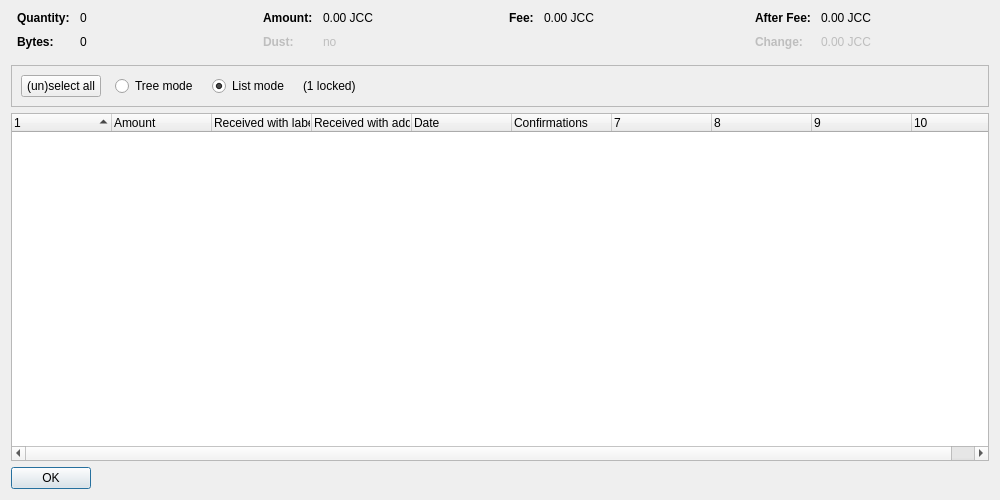
<?xml version="1.0" encoding="UTF-8"?>
<ui version="4.0">
 <class>CoinControlDialog</class>
 <widget class="QDialog" name="CoinControlDialog">
  <property name="geometry">
   <rect>
    <x>0</x>
    <y>0</y>
    <width>1000</width>
    <height>500</height>
   </rect>
  </property>
  <property name="windowTitle">
   <string>Coin Selection</string>
  </property>
  <layout class="QVBoxLayout" name="verticalLayout">
   <item>
    <layout class="QHBoxLayout" name="horizontalLayoutTop" stretch="0,0,0,0">
     <property name="topMargin">
      <number>0</number>
     </property>
     <property name="bottomMargin">
      <number>10</number>
     </property>
     <item>
      <layout class="QFormLayout" name="formLayoutCoinControl1">
       <property name="horizontalSpacing">
        <number>10</number>
       </property>
       <property name="verticalSpacing">
        <number>10</number>
       </property>
       <property name="leftMargin">
        <number>6</number>
       </property>
       <property name="rightMargin">
        <number>6</number>
       </property>
       <item row="0" column="0">
        <widget class="QLabel" name="labelCoinControlQuantityText">
         <property name="font">
          <font>
           <weight>75</weight>
           <bold>true</bold>
          </font>
         </property>
         <property name="text">
          <string>Quantity:</string>
         </property>
        </widget>
       </item>
       <item row="0" column="1">
        <widget class="QLabel" name="labelCoinControlQuantity">
         <property name="cursor">
          <cursorShape>IBeamCursor</cursorShape>
         </property>
         <property name="contextMenuPolicy">
          <enum>Qt::ActionsContextMenu</enum>
         </property>
         <property name="text">
          <string notr="true">0</string>
         </property>
         <property name="textInteractionFlags">
          <set>Qt::LinksAccessibleByMouse|Qt::TextSelectableByKeyboard|Qt::TextSelectableByMouse</set>
         </property>
        </widget>
       </item>
       <item row="1" column="0">
        <widget class="QLabel" name="labelCoinControlBytesText">
         <property name="font">
          <font>
           <weight>75</weight>
           <bold>true</bold>
          </font>
         </property>
         <property name="text">
          <string>Bytes:</string>
         </property>
        </widget>
       </item>
       <item row="1" column="1">
        <widget class="QLabel" name="labelCoinControlBytes">
         <property name="cursor">
          <cursorShape>IBeamCursor</cursorShape>
         </property>
         <property name="contextMenuPolicy">
          <enum>Qt::ActionsContextMenu</enum>
         </property>
         <property name="text">
          <string notr="true">0</string>
         </property>
         <property name="textInteractionFlags">
          <set>Qt::LinksAccessibleByMouse|Qt::TextSelectableByKeyboard|Qt::TextSelectableByMouse</set>
         </property>
        </widget>
       </item>
      </layout>
     </item>
     <item>
      <layout class="QFormLayout" name="formLayoutCoinControl2">
       <property name="horizontalSpacing">
        <number>10</number>
       </property>
       <property name="verticalSpacing">
        <number>10</number>
       </property>
       <property name="leftMargin">
        <number>6</number>
       </property>
       <property name="rightMargin">
        <number>6</number>
       </property>
       <item row="0" column="0">
        <widget class="QLabel" name="labelCoinControlAmountText">
         <property name="font">
          <font>
           <weight>75</weight>
           <bold>true</bold>
          </font>
         </property>
         <property name="text">
          <string>Amount:</string>
         </property>
        </widget>
       </item>
       <item row="0" column="1">
        <widget class="QLabel" name="labelCoinControlAmount">
         <property name="cursor">
          <cursorShape>IBeamCursor</cursorShape>
         </property>
         <property name="contextMenuPolicy">
          <enum>Qt::ActionsContextMenu</enum>
         </property>
         <property name="text">
          <string notr="true">0.00 JCC</string>
         </property>
         <property name="textInteractionFlags">
          <set>Qt::LinksAccessibleByMouse|Qt::TextSelectableByKeyboard|Qt::TextSelectableByMouse</set>
         </property>
        </widget>
       </item>
       <item row="1" column="0">
        <widget class="QLabel" name="labelCoinControlLowOutputText">
         <property name="enabled">
          <bool>false</bool>
         </property>
         <property name="font">
          <font>
           <weight>75</weight>
           <bold>true</bold>
          </font>
         </property>
         <property name="text">
          <string>Dust:</string>
         </property>
        </widget>
       </item>
       <item row="1" column="1">
        <widget class="QLabel" name="labelCoinControlLowOutput">
         <property name="enabled">
          <bool>false</bool>
         </property>
         <property name="cursor">
          <cursorShape>IBeamCursor</cursorShape>
         </property>
         <property name="contextMenuPolicy">
          <enum>Qt::ActionsContextMenu</enum>
         </property>
         <property name="text">
          <string notr="true">no</string>
         </property>
         <property name="textInteractionFlags">
          <set>Qt::LinksAccessibleByMouse|Qt::TextSelectableByKeyboard|Qt::TextSelectableByMouse</set>
         </property>
        </widget>
       </item>
      </layout>
     </item>
     <item>
      <layout class="QFormLayout" name="formLayoutCoinControl3">
       <property name="horizontalSpacing">
        <number>10</number>
       </property>
       <property name="verticalSpacing">
        <number>10</number>
       </property>
       <property name="leftMargin">
        <number>6</number>
       </property>
       <property name="rightMargin">
        <number>6</number>
       </property>
       <item row="0" column="0">
        <widget class="QLabel" name="labelCoinControlFeeText">
         <property name="font">
          <font>
           <weight>75</weight>
           <bold>true</bold>
          </font>
         </property>
         <property name="text">
          <string>Fee:</string>
         </property>
        </widget>
       </item>
       <item row="0" column="1">
        <widget class="QLabel" name="labelCoinControlFee">
         <property name="cursor">
          <cursorShape>IBeamCursor</cursorShape>
         </property>
         <property name="contextMenuPolicy">
          <enum>Qt::ActionsContextMenu</enum>
         </property>
         <property name="text">
          <string notr="true">0.00 JCC</string>
         </property>
         <property name="textInteractionFlags">
          <set>Qt::LinksAccessibleByMouse|Qt::TextSelectableByKeyboard|Qt::TextSelectableByMouse</set>
         </property>
        </widget>
       </item>
      </layout>
     </item>
     <item>
      <layout class="QFormLayout" name="formLayoutCoinControl4">
       <property name="horizontalSpacing">
        <number>10</number>
       </property>
       <property name="verticalSpacing">
        <number>10</number>
       </property>
       <property name="leftMargin">
        <number>6</number>
       </property>
       <property name="rightMargin">
        <number>6</number>
       </property>
       <item row="0" column="0">
        <widget class="QLabel" name="labelCoinControlAfterFeeText">
         <property name="font">
          <font>
           <weight>75</weight>
           <bold>true</bold>
          </font>
         </property>
         <property name="text">
          <string>After Fee:</string>
         </property>
        </widget>
       </item>
       <item row="0" column="1">
        <widget class="QLabel" name="labelCoinControlAfterFee">
         <property name="cursor">
          <cursorShape>IBeamCursor</cursorShape>
         </property>
         <property name="contextMenuPolicy">
          <enum>Qt::ActionsContextMenu</enum>
         </property>
         <property name="text">
          <string notr="true">0.00 JCC</string>
         </property>
         <property name="textInteractionFlags">
          <set>Qt::LinksAccessibleByMouse|Qt::TextSelectableByKeyboard|Qt::TextSelectableByMouse</set>
         </property>
        </widget>
       </item>
       <item row="1" column="0">
        <widget class="QLabel" name="labelCoinControlChangeText">
         <property name="enabled">
          <bool>false</bool>
         </property>
         <property name="font">
          <font>
           <weight>75</weight>
           <bold>true</bold>
          </font>
         </property>
         <property name="text">
          <string>Change:</string>
         </property>
        </widget>
       </item>
       <item row="1" column="1">
        <widget class="QLabel" name="labelCoinControlChange">
         <property name="enabled">
          <bool>false</bool>
         </property>
         <property name="cursor">
          <cursorShape>IBeamCursor</cursorShape>
         </property>
         <property name="contextMenuPolicy">
          <enum>Qt::ActionsContextMenu</enum>
         </property>
         <property name="text">
          <string notr="true">0.00 JCC</string>
         </property>
         <property name="textInteractionFlags">
          <set>Qt::LinksAccessibleByMouse|Qt::TextSelectableByKeyboard|Qt::TextSelectableByMouse</set>
         </property>
        </widget>
       </item>
      </layout>
     </item>
    </layout>
   </item>
   <item>
    <widget class="QFrame" name="frame">
     <property name="minimumSize">
      <size>
       <width>0</width>
       <height>40</height>
      </size>
     </property>
     <property name="frameShape">
      <enum>QFrame::StyledPanel</enum>
     </property>
     <property name="frameShadow">
      <enum>QFrame::Sunken</enum>
     </property>
     <layout class="QHBoxLayout" name="horizontalLayout">
      <item>
       <layout class="QHBoxLayout" name="horizontalLayoutPanel" stretch="0,0,0,0,0">
        <property name="spacing">
         <number>14</number>
        </property>
        <item>
         <widget class="QPushButton" name="pushButtonSelectAll">
          <property name="sizePolicy">
           <sizepolicy hsizetype="Maximum" vsizetype="Fixed">
            <horstretch>0</horstretch>
            <verstretch>0</verstretch>
           </sizepolicy>
          </property>
          <property name="text">
           <string>(un)select all</string>
          </property>
          <property name="autoDefault">
           <bool>false</bool>
          </property>
         </widget>
        </item>
        <item>
         <widget class="QRadioButton" name="radioTreeMode">
          <property name="sizePolicy">
           <sizepolicy hsizetype="Maximum" vsizetype="Fixed">
            <horstretch>0</horstretch>
            <verstretch>0</verstretch>
           </sizepolicy>
          </property>
          <property name="text">
           <string>Tree mode</string>
          </property>
         </widget>
        </item>
        <item>
         <widget class="QRadioButton" name="radioListMode">
          <property name="sizePolicy">
           <sizepolicy hsizetype="Maximum" vsizetype="Fixed">
            <horstretch>0</horstretch>
            <verstretch>0</verstretch>
           </sizepolicy>
          </property>
          <property name="text">
           <string>List mode</string>
          </property>
          <property name="checked">
           <bool>true</bool>
          </property>
         </widget>
        </item>
        <item>
         <widget class="QLabel" name="labelLocked">
          <property name="text">
           <string notr="true">(1 locked)</string>
          </property>
         </widget>
        </item>
        <item>
         <spacer name="horizontalSpacer">
          <property name="orientation">
           <enum>Qt::Horizontal</enum>
          </property>
          <property name="sizeHint" stdset="0">
           <size>
            <width>40</width>
            <height>20</height>
           </size>
          </property>
         </spacer>
        </item>
       </layout>
      </item>
     </layout>
    </widget>
   </item>
   <item>
    <widget class="CoinControlTreeWidget" name="treeWidget">
     <property name="contextMenuPolicy">
      <enum>Qt::CustomContextMenu</enum>
     </property>
     <property name="sortingEnabled">
      <bool>false</bool>
     </property>
     <property name="columnCount">
      <number>10</number>
     </property>
     <attribute name="headerShowSortIndicator" stdset="0">
      <bool>true</bool>
     </attribute>
     <attribute name="headerStretchLastSection">
      <bool>false</bool>
     </attribute>
     <column>
      <property name="text">
       <string/>
      </property>
     </column>
     <column>
      <property name="text">
       <string>Amount</string>
      </property>
     </column>
     <column>
      <property name="text">
       <string>Received with label</string>
      </property>
     </column>
     <column>
      <property name="text">
       <string>Received with address</string>
      </property>
     </column>
     <column>
      <property name="text">
       <string>Date</string>
      </property>
     </column>
     <column>
      <property name="text">
       <string>Confirmations</string>
      </property>
      <property name="toolTip">
       <string>Confirmed</string>
      </property>
     </column>
     <column>
      <property name="text">
       <string/>
      </property>
     </column>
     <column>
      <property name="text">
       <string/>
      </property>
     </column>
     <column>
      <property name="text">
       <string/>
      </property>
     </column>
     <column>
      <property name="text">
       <string/>
      </property>
     </column>
    </widget>
   </item>
   <item>
    <widget class="QDialogButtonBox" name="buttonBox">
     <property name="sizePolicy">
      <sizepolicy hsizetype="Maximum" vsizetype="Fixed">
       <horstretch>0</horstretch>
       <verstretch>0</verstretch>
      </sizepolicy>
     </property>
     <property name="orientation">
      <enum>Qt::Horizontal</enum>
     </property>
     <property name="standardButtons">
      <set>QDialogButtonBox::Ok</set>
     </property>
    </widget>
   </item>
  </layout>
 </widget>
 <customwidgets>
  <customwidget>
   <class>CoinControlTreeWidget</class>
   <extends>QTreeWidget</extends>
   <header>coincontroltreewidget.h</header>
  </customwidget>
 </customwidgets>
 <resources/>
 <connections/>
</ui>
